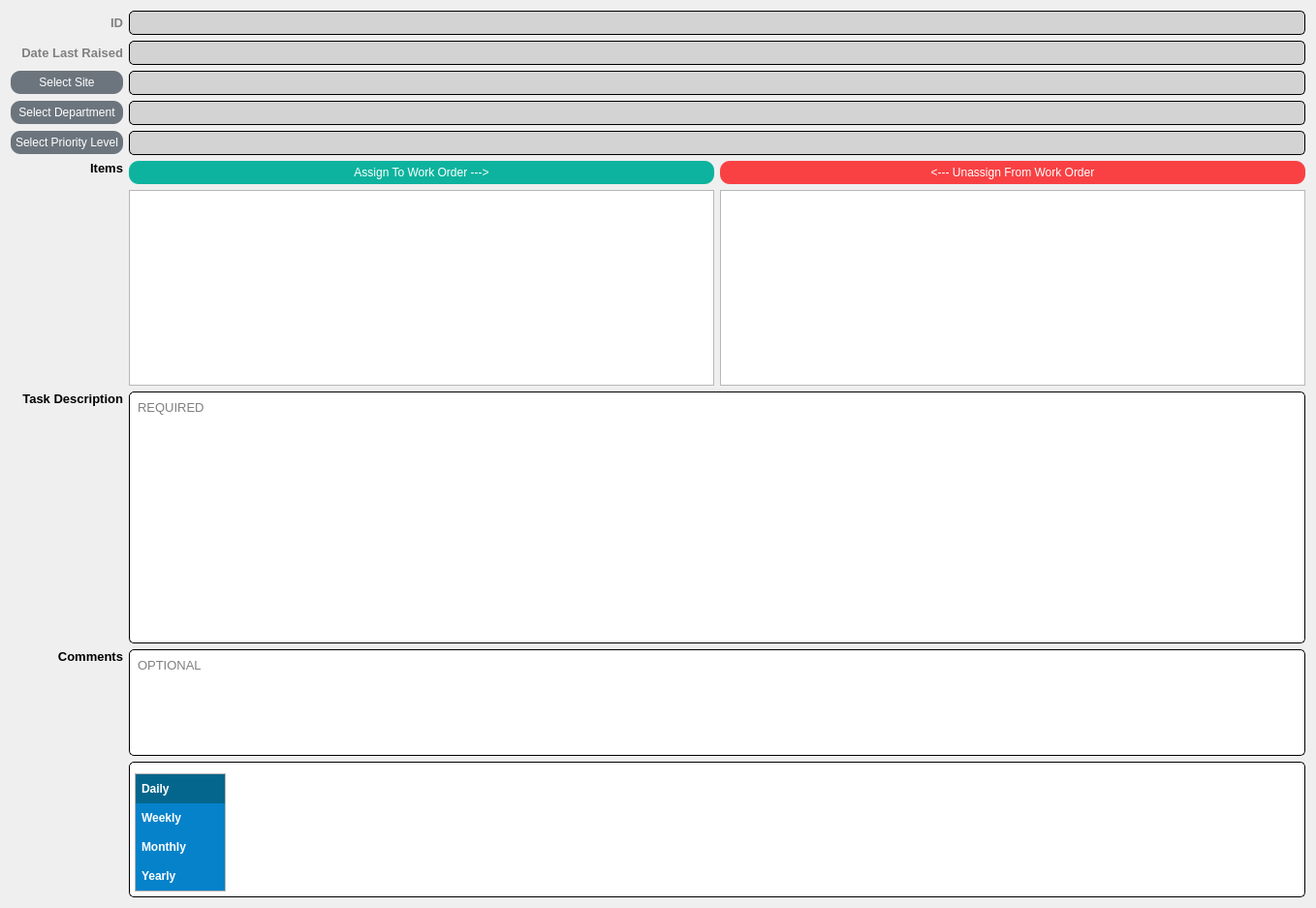
          <widget class="QWidget" name="scrollAreaWidgetContents_5">
           <property name="geometry">
            <rect>
             <x>0</x>
             <y>-222</y>
             <width>1358</width>
             <height>933</height>
            </rect>
           </property>
           <layout class="QGridLayout" name="gridLayout_28">
            <item row="3" column="1" colspan="2">
             <widget class="QLabel" name="recurringworkorder_entryform_lblDepartment">
              <property name="font">
               <font>
                <family>Arial</family>
                <pointsize>10</pointsize>
               </font>
              </property>
              <property name="styleSheet">
               <string notr="true">QLabel {
	background-color: lightgrey;
	border-style: inset;
	border-width: 1px;
	border-radius: 5px;
	border-color: black;
	padding: 4px;
}</string>
              </property>
              <property name="text">
               <string/>
              </property>
             </widget>
            </item>
            <item row="6" column="1">
             <widget class="QTableWidget" name="recurringworkorder_entryform_tblUnassignedItems">
              <property name="styleSheet">
               <string notr="true">QTableWidget {
	min-height: 200px;
}</string>
              </property>
              <property name="editTriggers">
               <set>QAbstractItemView::NoEditTriggers</set>
              </property>
              <property name="selectionMode">
               <enum>QAbstractItemView::SingleSelection</enum>
              </property>
              <property name="selectionBehavior">
               <enum>QAbstractItemView::SelectRows</enum>
              </property>
              <attribute name="horizontalHeaderStretchLastSection">
               <bool>true</bool>
              </attribute>
              <attribute name="verticalHeaderVisible">
               <bool>false</bool>
              </attribute>
             </widget>
            </item>
            <item row="5" column="2">
             <widget class="QPushButton" name="recurringworkorder_entryform_btnUnassignItemFromRecurringWorkOrder">
              <property name="cursor">
               <cursorShape>PointingHandCursor</cursorShape>
              </property>
              <property name="focusPolicy">
               <enum>Qt::NoFocus</enum>
              </property>
              <property name="styleSheet">
               <string notr="true">QPushButton {
	color: white;
    background-color: #f94144;
    border-style: outset;
    border-radius: 10px;
    padding: 5px;
}

QPushButton:hover {
	    background-color: #ff595e;
}</string>
              </property>
              <property name="text">
               <string>&lt;--- Unassign From Work Order</string>
              </property>
             </widget>
            </item>
            <item row="3" column="0">
             <widget class="QPushButton" name="recurringworkorder_entryform_btnSelectDepartment">
              <property name="sizePolicy">
               <sizepolicy hsizetype="Minimum" vsizetype="Fixed">
                <horstretch>0</horstretch>
                <verstretch>0</verstretch>
               </sizepolicy>
              </property>
              <property name="cursor">
               <cursorShape>PointingHandCursor</cursorShape>
              </property>
              <property name="focusPolicy">
               <enum>Qt::NoFocus</enum>
              </property>
              <property name="styleSheet">
               <string notr="true">QPushButton {
	color: white;
    background-color: #6c757d;
    border-style: outset;
    border-radius: 10px;
    padding: 5px;
}

QPushButton:hover {
	    background-color: #adb5bd;
}</string>
              </property>
              <property name="text">
               <string>Select Department</string>
              </property>
             </widget>
            </item>
            <item row="2" column="0">
             <widget class="QPushButton" name="recurringworkorder_entryform_btnSelectSite">
              <property name="sizePolicy">
               <sizepolicy hsizetype="Minimum" vsizetype="Fixed">
                <horstretch>0</horstretch>
                <verstretch>0</verstretch>
               </sizepolicy>
              </property>
              <property name="cursor">
               <cursorShape>PointingHandCursor</cursorShape>
              </property>
              <property name="focusPolicy">
               <enum>Qt::NoFocus</enum>
              </property>
              <property name="styleSheet">
               <string notr="true">QPushButton {
	color: white;
    background-color: #6c757d;
    border-style: outset;
    border-radius: 10px;
    padding: 5px;
}

QPushButton:hover {
	    background-color: #adb5bd;
}</string>
              </property>
              <property name="text">
               <string>Select Site</string>
              </property>
             </widget>
            </item>
            <item row="1" column="1" colspan="2">
             <widget class="QLabel" name="workorder_entryform_lblLastRaisedDate">
              <property name="sizePolicy">
               <sizepolicy hsizetype="Expanding" vsizetype="Preferred">
                <horstretch>0</horstretch>
                <verstretch>0</verstretch>
               </sizepolicy>
              </property>
              <property name="font">
               <font>
                <family>Arial</family>
                <pointsize>10</pointsize>
               </font>
              </property>
              <property name="styleSheet">
               <string notr="true">QLabel {
	background-color: lightgrey;
	border-style: inset;
	border-width: 1px;
	border-radius: 5px;
	border-color: black;
	padding: 4px;
}</string>
              </property>
              <property name="text">
               <string/>
              </property>
             </widget>
            </item>
            <item row="1" column="0">
             <widget class="QLabel" name="label_61">
              <property name="sizePolicy">
               <sizepolicy hsizetype="Minimum" vsizetype="Preferred">
                <horstretch>0</horstretch>
                <verstretch>0</verstretch>
               </sizepolicy>
              </property>
              <property name="font">
               <font>
                <family>Arial</family>
                <pointsize>10</pointsize>
                <weight>75</weight>
                <bold>true</bold>
               </font>
              </property>
              <property name="styleSheet">
               <string notr="true">QLabel {
	color: grey;
}</string>
              </property>
              <property name="text">
               <string>Date Last Raised</string>
              </property>
              <property name="alignment">
               <set>Qt::AlignRight|Qt::AlignTrailing|Qt::AlignVCenter</set>
              </property>
             </widget>
            </item>
            <item row="6" column="2">
             <widget class="QTableWidget" name="recurringworkorder_entryform_tblAssignedItems">
              <property name="styleSheet">
               <string notr="true">QTableWidget {
	min-height: 200px;
}</string>
              </property>
              <property name="editTriggers">
               <set>QAbstractItemView::NoEditTriggers</set>
              </property>
              <property name="selectionMode">
               <enum>QAbstractItemView::SingleSelection</enum>
              </property>
              <property name="selectionBehavior">
               <enum>QAbstractItemView::SelectRows</enum>
              </property>
              <property name="sortingEnabled">
               <bool>true</bool>
              </property>
              <attribute name="horizontalHeaderStretchLastSection">
               <bool>true</bool>
              </attribute>
              <attribute name="verticalHeaderVisible">
               <bool>false</bool>
              </attribute>
             </widget>
            </item>
            <item row="8" column="0">
             <widget class="QLabel" name="label_76">
              <property name="sizePolicy">
               <sizepolicy hsizetype="Minimum" vsizetype="Preferred">
                <horstretch>0</horstretch>
                <verstretch>0</verstretch>
               </sizepolicy>
              </property>
              <property name="font">
               <font>
                <family>Arial</family>
                <pointsize>10</pointsize>
                <weight>75</weight>
                <bold>true</bold>
               </font>
              </property>
              <property name="text">
               <string>Comments</string>
              </property>
              <property name="alignment">
               <set>Qt::AlignRight|Qt::AlignTop|Qt::AlignTrailing</set>
              </property>
             </widget>
            </item>
            <item row="0" column="1" colspan="2">
             <widget class="QLabel" name="recurringworkorder_entryform_lblId">
              <property name="sizePolicy">
               <sizepolicy hsizetype="Expanding" vsizetype="Preferred">
                <horstretch>0</horstretch>
                <verstretch>0</verstretch>
               </sizepolicy>
              </property>
              <property name="font">
               <font>
                <family>Arial</family>
                <pointsize>10</pointsize>
               </font>
              </property>
              <property name="styleSheet">
               <string notr="true">QLabel {
	background-color: lightgrey;
	border-style: inset;
	border-width: 1px;
	border-radius: 5px;
	border-color: black;
	padding: 4px;
}</string>
              </property>
              <property name="text">
               <string/>
              </property>
             </widget>
            </item>
            <item row="7" column="1" colspan="2">
             <widget class="QPlainTextEdit" name="recurringworkorder_entryform_txtTaskDescription">
              <property name="sizePolicy">
               <sizepolicy hsizetype="Expanding" vsizetype="Expanding">
                <horstretch>0</horstretch>
                <verstretch>0</verstretch>
               </sizepolicy>
              </property>
              <property name="font">
               <font>
                <family>Arial</family>
                <pointsize>10</pointsize>
               </font>
              </property>
              <property name="cursor" stdset="0">
               <cursorShape>IBeamCursor</cursorShape>
              </property>
              <property name="styleSheet">
               <string notr="true">QPlainTextEdit {
	background-color: white;
	border-style: inset;
	border-width: 1px;
	border-radius: 5px;
	border-color: black;
	padding: 4px;
	min-height: 250px;
}

QPlainTextEdit:focus {
	border-width: 2px;
	border-color: #028090;
}
</string>
              </property>
              <property name="maximumBlockCount">
               <number>-1</number>
              </property>
              <property name="backgroundVisible">
               <bool>false</bool>
              </property>
              <property name="placeholderText">
               <string>REQUIRED</string>
              </property>
             </widget>
            </item>
            <item row="4" column="0">
             <widget class="QPushButton" name="recurringworkorder_entryform_btnSelectPriorityLevel">
              <property name="sizePolicy">
               <sizepolicy hsizetype="Minimum" vsizetype="Fixed">
                <horstretch>0</horstretch>
                <verstretch>0</verstretch>
               </sizepolicy>
              </property>
              <property name="cursor">
               <cursorShape>PointingHandCursor</cursorShape>
              </property>
              <property name="focusPolicy">
               <enum>Qt::NoFocus</enum>
              </property>
              <property name="styleSheet">
               <string notr="true">QPushButton {
	color: white;
    background-color: #6c757d;
    border-style: outset;
    border-radius: 10px;
    padding: 5px;
}

QPushButton:hover {
	    background-color: #adb5bd;
}</string>
              </property>
              <property name="text">
               <string>Select Priority Level</string>
              </property>
             </widget>
            </item>
            <item row="4" column="1" colspan="2">
             <widget class="QLabel" name="recurringworkorder_entryform_lblPriorityLevel">
              <property name="font">
               <font>
                <family>Arial</family>
                <pointsize>10</pointsize>
               </font>
              </property>
              <property name="styleSheet">
               <string notr="true">QLabel {
	background-color: lightgrey;
	border-style: inset;
	border-width: 1px;
	border-radius: 5px;
	border-color: black;
	padding: 4px;
}</string>
              </property>
              <property name="text">
               <string/>
              </property>
             </widget>
            </item>
            <item row="8" column="1" colspan="2">
             <widget class="QPlainTextEdit" name="recurringworkorder_entryform_txtComments">
              <property name="sizePolicy">
               <sizepolicy hsizetype="Expanding" vsizetype="Expanding">
                <horstretch>0</horstretch>
                <verstretch>0</verstretch>
               </sizepolicy>
              </property>
              <property name="font">
               <font>
                <family>Arial</family>
                <pointsize>10</pointsize>
               </font>
              </property>
              <property name="cursor" stdset="0">
               <cursorShape>IBeamCursor</cursorShape>
              </property>
              <property name="styleSheet">
               <string notr="true">QPlainTextEdit {
	background-color: white;
	border-style: inset;
	border-width: 1px;
	border-radius: 5px;
	border-color: black;
	padding: 4px;
	min-height: 100px;
}

QPlainTextEdit:focus {
	border-width: 2px;
	border-color: #028090;
}
</string>
              </property>
              <property name="placeholderText">
               <string>OPTIONAL</string>
              </property>
             </widget>
            </item>
            <item row="0" column="0">
             <widget class="QLabel" name="label_74">
              <property name="sizePolicy">
               <sizepolicy hsizetype="Minimum" vsizetype="Preferred">
                <horstretch>0</horstretch>
                <verstretch>0</verstretch>
               </sizepolicy>
              </property>
              <property name="font">
               <font>
                <family>Arial</family>
                <pointsize>10</pointsize>
                <weight>75</weight>
                <bold>true</bold>
               </font>
              </property>
              <property name="styleSheet">
               <string notr="true">QLabel {
	color: grey;
}</string>
              </property>
              <property name="text">
               <string>ID</string>
              </property>
              <property name="alignment">
               <set>Qt::AlignRight|Qt::AlignTrailing|Qt::AlignVCenter</set>
              </property>
             </widget>
            </item>
            <item row="5" column="0" rowspan="2">
             <widget class="QLabel" name="label_70">
              <property name="font">
               <font>
                <family>Arial</family>
                <pointsize>10</pointsize>
                <weight>75</weight>
                <bold>true</bold>
               </font>
              </property>
              <property name="text">
               <string>Items</string>
              </property>
              <property name="alignment">
               <set>Qt::AlignRight|Qt::AlignTop|Qt::AlignTrailing</set>
              </property>
             </widget>
            </item>
            <item row="7" column="0">
             <widget class="QLabel" name="label_77">
              <property name="sizePolicy">
               <sizepolicy hsizetype="Minimum" vsizetype="Preferred">
                <horstretch>0</horstretch>
                <verstretch>0</verstretch>
               </sizepolicy>
              </property>
              <property name="font">
               <font>
                <family>Arial</family>
                <pointsize>10</pointsize>
                <weight>75</weight>
                <bold>true</bold>
               </font>
              </property>
              <property name="text">
               <string>Task Description</string>
              </property>
              <property name="alignment">
               <set>Qt::AlignRight|Qt::AlignTop|Qt::AlignTrailing</set>
              </property>
             </widget>
            </item>
            <item row="2" column="1" colspan="2">
             <widget class="QLabel" name="recurringworkorder_entryform_lblSite">
              <property name="font">
               <font>
                <family>Arial</family>
                <pointsize>10</pointsize>
               </font>
              </property>
              <property name="styleSheet">
               <string notr="true">QLabel {
	background-color: lightgrey;
	border-style: inset;
	border-width: 1px;
	border-radius: 5px;
	border-color: black;
	padding: 4px;
}</string>
              </property>
              <property name="text">
               <string/>
              </property>
             </widget>
            </item>
            <item row="5" column="1">
             <widget class="QPushButton" name="recurringworkorder_entryform_btnAssignItemToRecurringWorkOrder">
              <property name="cursor">
               <cursorShape>PointingHandCursor</cursorShape>
              </property>
              <property name="focusPolicy">
               <enum>Qt::NoFocus</enum>
              </property>
              <property name="styleSheet">
               <string notr="true">QPushButton {
	color: white;
    background-color: #0db39e;
    border-style: outset;
    border-radius: 10px;
    padding: 5px;
}

QPushButton:hover {
	    background-color: #16db93;
}</string>
              </property>
              <property name="text">
               <string>Assign To Work Order ---&gt;</string>
              </property>
             </widget>
            </item>
            <item row="9" column="1" colspan="2">
             <widget class="QGroupBox" name="groupBox">
              <property name="styleSheet">
               <string notr="true">#groupBox {
	background-color: white;
	border-style: inset;
	border-width: 1px;
	border-radius: 5px;
	border-color: black;
	padding: 5px;
}</string>
              </property>
              <property name="title">
               <string/>
              </property>
              <layout class="QGridLayout" name="gridLayout_31">
               <property name="leftMargin">
                <number>0</number>
               </property>
               <property name="topMargin">
                <number>0</number>
               </property>
               <property name="rightMargin">
                <number>0</number>
               </property>
               <property name="bottomMargin">
                <number>0</number>
               </property>
               <item row="0" column="1">
                <widget class="QStackedWidget" name="stackedWidget">
                 <property name="styleSheet">
                  <string notr="true"/>
                 </property>
                 <property name="currentIndex">
                  <number>1</number>
                 </property>
                 <widget class="QWidget" name="recurringworkorder_entryform_pageDaily"/>
                 <widget class="QWidget" name="recurringworkorder_entryform_pageWeekly"/>
                </widget>
               </item>
               <item row="0" column="0">
                <widget class="QGroupBox" name="groupBox_2">
                 <property name="styleSheet">
                  <string notr="true">#groupBox_2 {
	border: none;
	min-width: 100px;
}

QRadioButton {
	color: white;
	font-weight: bold;
	background-color: #0582ca;
	height: 30px;
}

QRadioButton:hover {

}

QRadioButton:indicator {
	border: none;
	width: 0px;
	height: 0px;
}

QRadioButton:checked {
	background-color: #05668d;	
}</string>
                 </property>
                 <property name="title">
                  <string/>
                 </property>
                 <property name="alignment">
                  <set>Qt::AlignLeading|Qt::AlignLeft|Qt::AlignTop</set>
                 </property>
                 <property name="checkable">
                  <bool>false</bool>
                 </property>
                 <layout class="QGridLayout" name="gridLayout_30">
                  <property name="leftMargin">
                   <number>0</number>
                  </property>
                  <property name="topMargin">
                   <number>0</number>
                  </property>
                  <property name="rightMargin">
                   <number>0</number>
                  </property>
                  <property name="bottomMargin">
                   <number>0</number>
                  </property>
                  <property name="spacing">
                   <number>0</number>
                  </property>
                  <item row="1" column="0">
                   <widget class="QFrame" name="recurringworkorder_entryform_fmeSideMenu">
                    <property name="frameShape">
                     <enum>QFrame::StyledPanel</enum>
                    </property>
                    <property name="frameShadow">
                     <enum>QFrame::Raised</enum>
                    </property>
                    <layout class="QGridLayout" name="gridLayout_32">
                     <property name="leftMargin">
                      <number>0</number>
                     </property>
                     <property name="topMargin">
                      <number>0</number>
                     </property>
                     <property name="rightMargin">
                      <number>0</number>
                     </property>
                     <property name="bottomMargin">
                      <number>0</number>
                     </property>
                     <property name="spacing">
                      <number>0</number>
                     </property>
                     <item row="0" column="0">
                      <layout class="QVBoxLayout" name="verticalLayout">
                       <property name="spacing">
                        <number>0</number>
                       </property>
                       <item>
                        <widget class="QRadioButton" name="recurringworkorder_entryform_radDaily">
                         <property name="cursor">
                          <cursorShape>PointingHandCursor</cursorShape>
                         </property>
                         <property name="styleSheet">
                          <string notr="true"/>
                         </property>
                         <property name="text">
                          <string>Daily</string>
                         </property>
                         <property name="checked">
                          <bool>true</bool>
                         </property>
                        </widget>
                       </item>
                       <item>
                        <widget class="QRadioButton" name="recurringworkorder_entryform_radWeekly">
                         <property name="cursor">
                          <cursorShape>PointingHandCursor</cursorShape>
                         </property>
                         <property name="text">
                          <string>Weekly</string>
                         </property>
                        </widget>
                       </item>
                       <item>
                        <widget class="QRadioButton" name="recurringworkorder_entryform_radMonthly">
                         <property name="cursor">
                          <cursorShape>PointingHandCursor</cursorShape>
                         </property>
                         <property name="text">
                          <string>Monthly</string>
                         </property>
                        </widget>
                       </item>
                       <item>
                        <widget class="QRadioButton" name="recurringworkorder_entryform_radYearly">
                         <property name="cursor">
                          <cursorShape>PointingHandCursor</cursorShape>
                         </property>
                         <property name="text">
                          <string>Yearly</string>
                         </property>
                        </widget>
                       </item>
                       <item>
                        <spacer name="verticalSpacer_9">
                         <property name="orientation">
                          <enum>Qt::Vertical</enum>
                         </property>
                         <property name="sizeHint" stdset="0">
                          <size>
                           <width>20</width>
                           <height>40</height>
                          </size>
                         </property>
                        </spacer>
                       </item>
                      </layout>
                     </item>
                    </layout>
                   </widget>
                  </item>
                 </layout>
                </widget>
               </item>
              </layout>
             </widget>
            </item>
           </layout>
          </widget>
